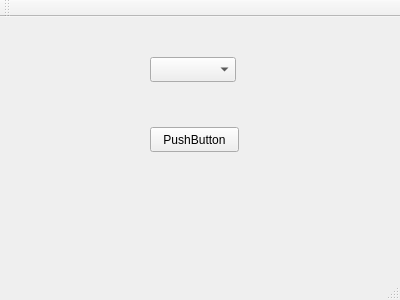
<?xml version="1.0" encoding="UTF-8"?>
<ui version="4.0">
 <class>MainWindow</class>
 <widget class="QMainWindow" name="MainWindow">
  <property name="geometry">
   <rect>
    <x>0</x>
    <y>0</y>
    <width>400</width>
    <height>300</height>
   </rect>
  </property>
  <property name="windowTitle">
   <string>MainWindow</string>
  </property>
  <widget class="QWidget" name="centralWidget">
   <widget class="QComboBox" name="comboBox">
    <property name="geometry">
     <rect>
      <x>150</x>
      <y>40</y>
      <width>86</width>
      <height>25</height>
     </rect>
    </property>
   </widget>
   <widget class="QPushButton" name="pushButton">
    <property name="geometry">
     <rect>
      <x>150</x>
      <y>110</y>
      <width>89</width>
      <height>25</height>
     </rect>
    </property>
    <property name="text">
     <string>PushButton</string>
    </property>
   </widget>
  </widget>
  <widget class="QMenuBar" name="menuBar">
   <property name="geometry">
    <rect>
     <x>0</x>
     <y>0</y>
     <width>400</width>
     <height>22</height>
    </rect>
   </property>
  </widget>
  <widget class="QToolBar" name="mainToolBar">
   <attribute name="toolBarArea">
    <enum>TopToolBarArea</enum>
   </attribute>
   <attribute name="toolBarBreak">
    <bool>false</bool>
   </attribute>
  </widget>
  <widget class="QStatusBar" name="statusBar"/>
 </widget>
 <layoutdefault spacing="6" margin="11"/>
 <resources/>
 <connections/>
</ui>
